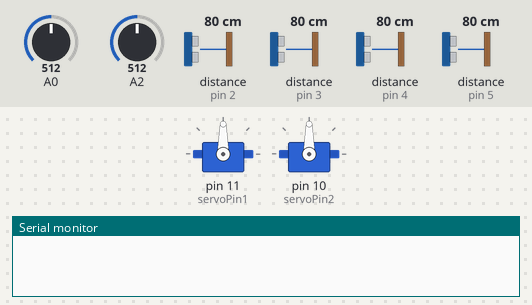
Recording of a sketch running on a simulated Arduino Uno, built with avr-gcc and run on an emulated ATmega328P. On the bench: 2 × servo, the last lines printed to the serial monitor. The test bench sets the inputs (shaded band); at power-on: A0 = 512, distance to the obstacle (sensors on pin 2, pin 3, pin 4, pin 5) 80 cm, A2 = 512. The echo pulse lasts 58.3 µs per cm.

Above: at 2.7 s.
2.8 s: A0 set to 497
At 3.7 s:
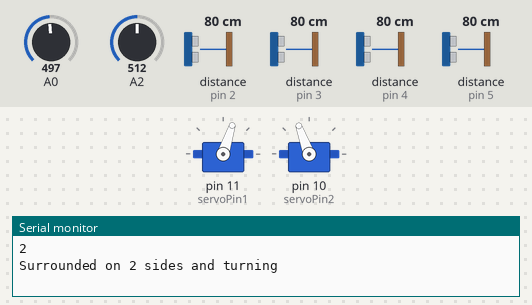
4.5 s: distance to the obstacle (sensor on pin 2) set to 2 cm
At 6.7 s:
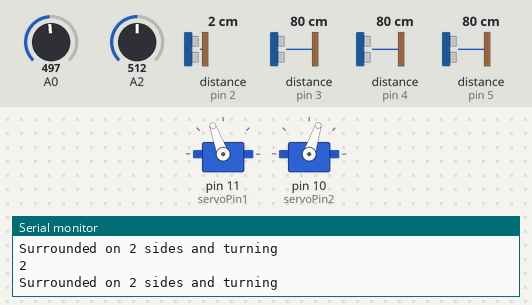
7.4 s: distance to the obstacle (sensor on pin 3) set to 4 cm
9.9 s: distance to the obstacle (sensor on pin 3) set to 2 cm
At 12.4 s:
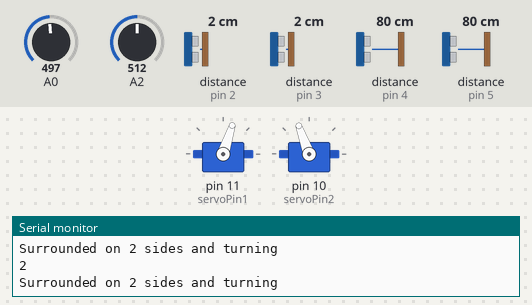
15.2 s: distance to the obstacle (sensor on pin 3) set to 9 cm
At 17.7 s:
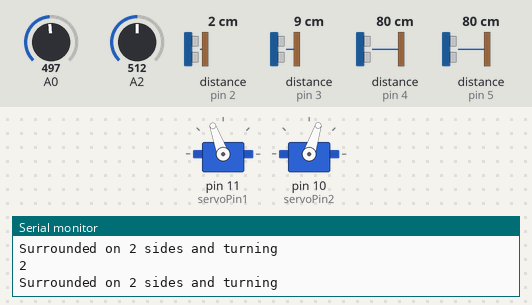
Timing chart, 0 to 19.0 s (numbered marks = the images above; inputs shaded):
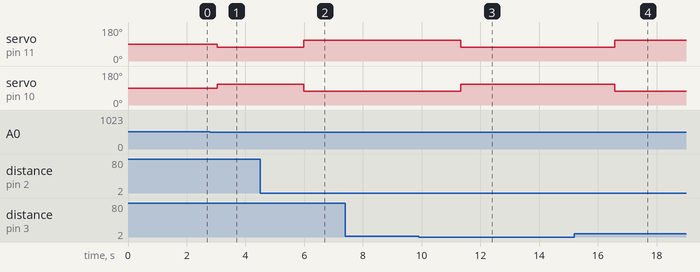

Measured:
- the behaviour switches between 512 and 511 on A0 (found by bisection; images 0 and 1)
- the behaviour switches between 3 and 2 cm on distance to the obstacle (sensor on pin 3) (found by bisection; images 2 and 3)
- after the input at 2.8 s, servo on pin 11 (servoPin1): 90° → 72° after 0.23 s; servo on pin 10 (servoPin2): 90° → 110° after 0.23 s
- after the input at 4.5 s, servo on pin 11 (servoPin1): 72° → 110° after 1.5 s; servo on pin 10 (servoPin2): 110° → 72° after 1.5 s
- after the input at 9.9 s, servo on pin 11 (servoPin1): 110° → 72° after 1.4 s; servo on pin 10 (servoPin2): 72° → 110° after 1.4 s
- after the input at 15.2 s, servo on pin 11 (servoPin1): 72° → 110° after 1.4 s; servo on pin 10 (servoPin2): 110° → 72° after 1.4 s

The sketch:

SOKKER.ino
```cpp
unsigned long pingTimer;
int pingSpeed;
int state = 0;
//Distance sensors (4)
#include<NewPing.h>
const int trigPin = 6;
const int echoPin1 = 2;
const int echoPin2 = 3;
const int echoPin3 = 4;
const int echoPin4 = 5;

int bufferBack = 1;

int MAX_DISTANCE = 400;
NewPing sonar[4] = {NewPing(trigPin, echoPin1, MAX_DISTANCE),
  NewPing(trigPin, echoPin2, MAX_DISTANCE),
  NewPing(trigPin, echoPin3, MAX_DISTANCE),
  NewPing(trigPin, echoPin4, MAX_DISTANCE)
  };
int groundDist = 6;
int threatDist = 100;

//Servos (2)
#include <Servo.h>
int servoPin1 = 11;
int servoPin2 = 10;
Servo servo1;
Servo servo2;
//91 to 96 = no motion for servo
//60 to 90 and 97 to 120
int noMotion = 93;
int minC = 97;
int maxC = 120;
int cRange = maxC - minC;
int minCC = 90;
int maxCC = 60;
int cCRange = maxCC - minCC;

//Accelerometer (1)
int scale = 3; //measure Â±3g
int rawX, rawY, rawZ;
float scaledX, scaledY, scaledZ; // Scaled values for each axis

void setup() {
  Serial.begin(9600);
  servo1.attach(servoPin1);
  servo2.attach(servoPin2);
  delay(1500);
}//end setup

void loop() {
  //sorted list of sonar reading medians
  int decisions[3] = {0, 0, 0};
  int decision;
  int distances[4];
  int distancesSorted[4];
  int distanceData[5]; //used for finding median
  for(int i = 0; i < 5; i++){
    for(int i = 0; i < 4; i++){
      for(int j = 0; j < 5; j++){
        distanceData[j] = sonar[i].ping_cm();
        delay(10);
      }
      qsort(distanceData, sizeof(distanceData)/sizeof(distanceData[0]), sizeof(distanceData[0]), sort_desc); //sorted in dec order
      distances[i] = distanceData[2];
      distancesSorted[i] = distanceData[2];
    }
    qsort(distancesSorted, sizeof(distancesSorted)/sizeof(distancesSorted[0]), sizeof(distancesSorted[0]), sort_desc); //distancesSorted now sorted in dec order

    //Resort if one of the medians is 0 (extraneous readings)
    if(distancesSorted[3] == 0 && findDownAcc() != distancesSorted[3]) {
      distancesSorted[3] = 400;
      qsort(distancesSorted, sizeof(distancesSorted)/sizeof(distancesSorted[0]), sizeof(distancesSorted[0]), sort_desc);
    }
    if(distancesSorted[2] <= threatDist && distancesSorted[1] <= threatDist)//robot is surrounded on 2 sides
      decisions[2]++;
    else if(distancesSorted[2] < threatDist) //sees human or wall; just blocked in 1 direction
      decisions[1]++;
    else
      decisions[0]++;
  }//end for

  if(decisions[1] > decisions[0] && decisions[1] > decisions[2])
    decision = 1;
  else if(decisions[2] > decisions[0] && decisions[2] > decisions[1])
    decision = 2;
  else
    decision = 0;
  for(int k = 0; k < 3; k++)
    decisions[k] = 0;
  Serial.println(decision);
  //decide what to do
  //IMPRTANT: CHECK 0
 // if(distancesSorted[3] <= groundDist) { //robot is on ground
    int down = findDownAcc(); //getFace(distances, distancesSorted, 3);
    int back = getFace(distances, distancesSorted, 2);
    if(distancesSorted[2] <= threatDist)
      bufferBack = back;
    int lowSpeed, range;
    if(distancesSorted[2] <= groundDist)
      back = stuckOnWall(down, back);

    if(down - back == 1 || down - back == -3) {
      lowSpeed = minC;
      range = cRange;
    }

    else {
      lowSpeed = minCC;
      range = cCRange;
    }

    //rotateRight(down, back);

    if(decision == 2) {//robot is surrounded on 2 sides
      rotateRight(down, back);
      Serial.println("Surrounded on 2 sides and turning");
    }

    else if(decision == 1){ //sees human or wall; just blocked in 1 direction
      moveStraight(lowSpeed, range);
      Serial.println("Surrounded on 1 sides and moving away");
    }

    else { //nothing nearby
      if(down - bufferBack == 1 || down - bufferBack == -3) {
        lowSpeed = minC;
        range = cRange;
      }

      else {
        lowSpeed = minCC;
        range = cCRange;
      }

      defaultMotion(lowSpeed, range);
      Serial.println("No threat detected. Default motion");
    }
  //}
}//end loop

//required method of quick sort
int sort_desc(const void *cmp1, const void *cmp2)
{
  // Need to cast the void * to int *
  int a = *((int *)cmp1);
  int b = *((int *)cmp2);
  return a > b ? -1 : (a < b ? 1 : 0);
}

//EDITED: now requires down-back to be evaluated beforehand. Pass in minC/cRange or minCC/ccRange based on that value
void moveStraight(int lowSpeed, int range) {
    servo1.write(lowSpeed + 0.8 * range);
    servo2.write(lowSpeed + 0.8 * range);
}

void rotateRight(int down, int back) {
  if(down - back == 1 || down - back == -3) {
    servo2.write(minC + .6 * cRange);
    servo1.write(minCC + .6 * cCRange);
  }
  else {
    servo1.write(minC + .6 * cRange);
    servo2.write(minCC + .6 * cCRange);
  }
  pingTimer += 600;
}

void rotateLeft(int down, int back) {
  if(down - back == 1 || down - back == -3) {
    servo1.write(minC + .5 * cRange);
    servo2.write(minCC + .5 * cCRange);
  }
  else {
    servo2.write(minC + .5 * cRange);
    servo1.write(minCC + .5 * cCRange);
  }

  pingTimer += 200;
}


void turnRight(int lowSpeed, int range) {
  servo1.write(lowSpeed + .2 * range);
  servo2.write(lowSpeed + .8 * range);
  pingTimer += 600;
}


void turnLeft(int lowSpeed, int range) {
  servo1.write(lowSpeed + .8 * range);
  servo2.write(lowSpeed + .2 * range);
  pingTimer += 600;
}

void defaultMotion(int lowSpeed, int range) {
  if(millis() >= pingTimer) { //check if it's time to update
    switch (state) {
      //Are we turning "left"?
      case 2:
        turnLeft(lowSpeed, range);
        state = 1;
        break;
      //Are we turning "right"?
      case 3:
        turnRight(lowSpeed, range);
        state = 0;
        break;
      //Are we going straight?
      case 1:
        pingTimer = 400;
        moveStraight(lowSpeed, range);
        state = 3;
        break;
      case 0:
        pingTimer = 400;
        moveStraight(lowSpeed, range);
        state = 2;
        break;
      default:
        state = 0;
        Serial.print("How did we even get here?");
        break;
    }
  }
}

//Returns "back" given two ground readings
int stuckOnWall(int d1, int d2) {
  int downD = findDownAcc();
  if(downD == d1)
    return d2;
  else
    return d1;
}

float mapf(float x, float in_min, float in_max, float out_min, float out_max) {
  return (x - in_min) * (out_max - out_min) / (in_max - in_min) + out_min;
}

int findDownAcc() {
  float rawX = analogRead(A0);
  float rawZ = analogRead(A2);

  //acceleration in terms of g:
  //-3g = 0, -2g = 112.53, -1g = 225.06, 0g = 337.59, 1g = 450.12, 2g = 562.65, 3g = 675.18
  // 3.3/5 * 1023 = 675.18
  float x = mapf(rawX, 0, 675, -scale, scale);
  float z = mapf(rawZ, 0, 675, -scale, scale);
//Find the axis which is experiencing the greatest acceleration
  float maximum = max(x, z);
  float minimum = min(x, z);

  if(abs(minimum) > abs(maximum))
    maximum = minimum;

//Check the polarity of the acceleration and map it to an ultrasonic sensor
  if(maximum == x && maximum < 0)
    return 3; //2
  else if(maximum == x && maximum > 0)
    return 1; //4
  else if(maximum == z && maximum < 0)
    return 4; //1
  else if(maximum == z && maximum > 0)
    return 2; //3
}

int getFace(int d[], int dSorted[], int index){
  for(int i = 0; i < 4; i++){
    if(d[i] == dSorted[index])
      return i+1;
  }
}
```
